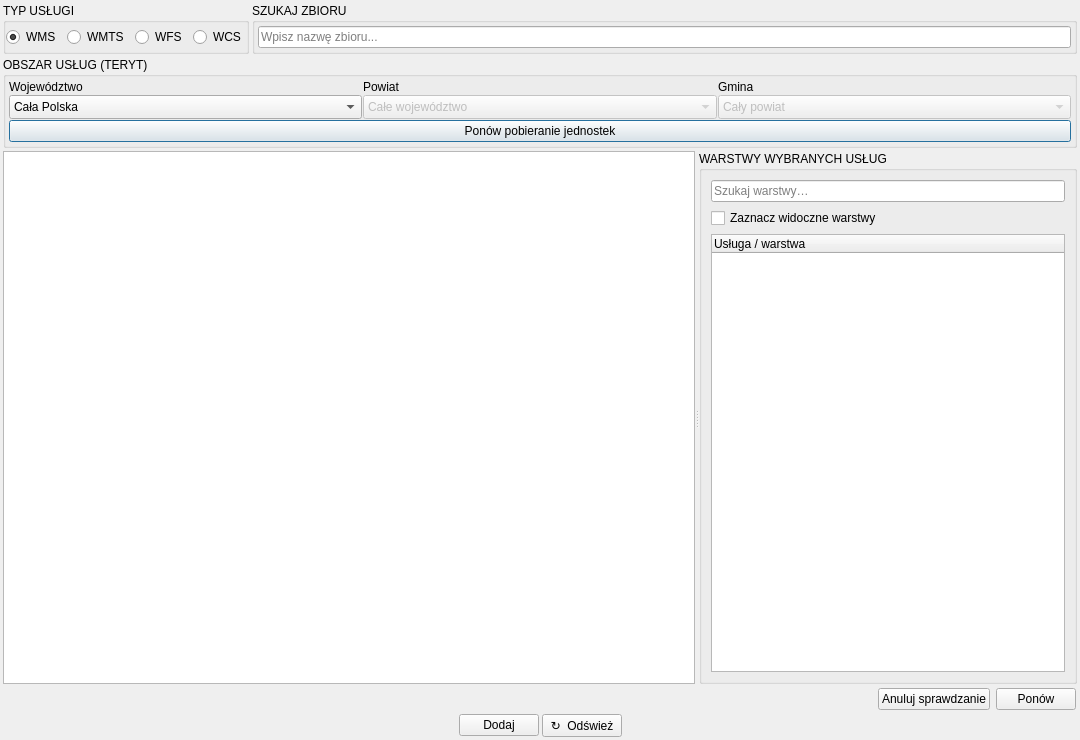
<?xml version="1.0" encoding="UTF-8"?>
<ui version="4.0">
 <class>PolskieDaneDialogBase</class>
 <widget class="QDialog" name="PolskieDaneDialogBase">
  <property name="geometry">
   <rect>
    <x>0</x>
    <y>0</y>
    <width>1080</width>
    <height>740</height>
   </rect>
  </property>
  <property name="maximumSize">
   <size>
    <width>16777215</width>
    <height>16777215</height>
   </size>
  </property>
  <property name="windowTitle">
   <string>Polskie dane  •  Katalog usług</string>
  </property>
  <layout class="QGridLayout" name="gridLayout_2" rowstretch="0,0,1,0,0">
   <property name="leftMargin">
    <number>3</number>
   </property>
   <property name="topMargin">
    <number>3</number>
   </property>
   <property name="rightMargin">
    <number>3</number>
   </property>
   <property name="bottomMargin">
    <number>3</number>
   </property>
   <property name="spacing">
    <number>3</number>
   </property>
   <item row="0" column="0">
    <layout class="QHBoxLayout" name="horizontalLayout">
     <item>
      <widget class="QGroupBox" name="services_groupbox">
       <property name="sizePolicy">
        <sizepolicy hsizetype="Preferred" vsizetype="Preferred">
         <horstretch>0</horstretch>
         <verstretch>0</verstretch>
        </sizepolicy>
       </property>
       <property name="layoutDirection">
        <enum>Qt::LeftToRight</enum>
       </property>
       <property name="autoFillBackground">
        <bool>false</bool>
       </property>
       <property name="title">
        <string>TYP USŁUGI</string>
       </property>
       <property name="alignment">
        <set>Qt::AlignLeading</set>
       </property>
       <layout class="QVBoxLayout" name="verticalLayout_5">
        <property name="leftMargin">
         <number>0</number>
        </property>
        <property name="topMargin">
         <number>0</number>
        </property>
        <property name="rightMargin">
         <number>0</number>
        </property>
        <property name="bottomMargin">
         <number>0</number>
        </property>
        <item>
         <layout class="QGridLayout" name="gridLayout_10">
          <item row="1" column="3">
           <widget class="QRadioButton" name="wcs_rdbtn">
            <property name="enabled">
             <bool>true</bool>
            </property>
            <property name="layoutDirection">
             <enum>Qt::LeftToRight</enum>
            </property>
            <property name="text">
             <string>WCS</string>
            </property>
           </widget>
          </item>
          <item row="1" column="1">
           <widget class="QRadioButton" name="wmts_rdbtn">
            <property name="text">
             <string>WMTS</string>
            </property>
           </widget>
          </item>
          <item row="1" column="0">
           <widget class="QRadioButton" name="wms_rdbtn">
            <property name="text">
             <string>WMS</string>
            </property>
            <property name="checked">
             <bool>true</bool>
            </property>
           </widget>
          </item>
          <item row="1" column="2">
           <widget class="QRadioButton" name="wfs_rdbtn">
            <property name="text">
             <string>WFS</string>
            </property>
           </widget>
          </item>
         </layout>
        </item>
       </layout>
      </widget>
     </item>
     <item>
      <widget class="QGroupBox" name="groupBox">
       <property name="title">
        <string>SZUKAJ ZBIORU</string>
       </property>
       <property name="alignment">
        <set>Qt::AlignLeading</set>
       </property>
       <layout class="QVBoxLayout" name="verticalLayout">
        <property name="leftMargin">
         <number>3</number>
        </property>
        <property name="topMargin">
         <number>3</number>
        </property>
        <property name="rightMargin">
         <number>3</number>
        </property>
        <property name="bottomMargin">
         <number>3</number>
        </property>
        <item>
         <widget class="QLineEdit" name="search_lineedit">
          <property name="placeholderText">
           <string>Wpisz nazwę zbioru...</string>
          </property>
          <property name="clearButtonEnabled">
           <bool>true</bool>
          </property>
         </widget>
        </item>
       </layout>
      </widget>
     </item>
    </layout>
   </item>
   <item row="1" column="0">
    <widget class="QGroupBox" name="territorial_groupbox">
     <property name="title">
      <string>OBSZAR USŁUG (TERYT)</string>
     </property>
     <layout class="QGridLayout" name="territorial_layout">
      <property name="leftMargin">
       <number>3</number>
      </property>
      <property name="topMargin">
       <number>3</number>
      </property>
      <property name="rightMargin">
       <number>3</number>
      </property>
      <property name="bottomMargin">
       <number>3</number>
      </property>
      <property name="spacing">
       <number>1</number>
      </property>
      <item row="0" column="0">
       <widget class="QLabel" name="province_label">
        <property name="text">
         <string>Województwo</string>
        </property>
        <property name="buddy">
         <cstring>province_combo</cstring>
        </property>
       </widget>
      </item>
      <item row="1" column="0">
       <widget class="QComboBox" name="province_combo">
        <property name="sizeAdjustPolicy">
         <enum>QComboBox::AdjustToMinimumContentsLengthWithIcon</enum>
        </property>
        <property name="minimumContentsLength">
         <number>18</number>
        </property>
        <item>
         <property name="text">
          <string>Cała Polska</string>
         </property>
        </item>
       </widget>
      </item>
      <item row="0" column="1">
       <widget class="QLabel" name="county_label">
        <property name="text">
         <string>Powiat</string>
        </property>
        <property name="buddy">
         <cstring>county_combo</cstring>
        </property>
       </widget>
      </item>
      <item row="1" column="1">
       <widget class="QComboBox" name="county_combo">
        <property name="enabled">
         <bool>false</bool>
        </property>
        <property name="sizeAdjustPolicy">
         <enum>QComboBox::AdjustToMinimumContentsLengthWithIcon</enum>
        </property>
        <property name="minimumContentsLength">
         <number>18</number>
        </property>
        <item>
         <property name="text">
          <string>Całe województwo</string>
         </property>
        </item>
       </widget>
      </item>
      <item row="0" column="2">
       <widget class="QLabel" name="commune_label">
        <property name="text">
         <string>Gmina</string>
        </property>
        <property name="buddy">
         <cstring>commune_combo</cstring>
        </property>
       </widget>
      </item>
      <item row="1" column="2">
       <widget class="QComboBox" name="commune_combo">
        <property name="enabled">
         <bool>false</bool>
        </property>
        <property name="sizeAdjustPolicy">
         <enum>QComboBox::AdjustToMinimumContentsLengthWithIcon</enum>
        </property>
        <property name="minimumContentsLength">
         <number>18</number>
        </property>
        <item>
         <property name="text">
          <string>Cały powiat</string>
         </property>
        </item>
       </widget>
      </item>
      <item row="2" column="0" colspan="3">
       <widget class="QPushButton" name="territorial_retry_btn">
        <property name="text">
         <string>Ponów pobieranie jednostek</string>
        </property>
       </widget>
      </item>
     </layout>
    </widget>
   </item>
   <item row="2" column="0">
    <widget class="QSplitter" name="services_splitter">
     <property name="orientation">
      <enum>Qt::Horizontal</enum>
     </property>
     <property name="childrenCollapsible">
      <bool>false</bool>
     </property>
     <widget class="QTableView" name="services_table">
      <property name="sizePolicy">
       <sizepolicy hsizetype="Expanding" vsizetype="Expanding">
        <horstretch>2</horstretch>
        <verstretch>0</verstretch>
       </sizepolicy>
      </property>
      <property name="alternatingRowColors">
       <bool>true</bool>
      </property>
      <property name="selectionBehavior">
       <enum>QAbstractItemView::SelectRows</enum>
      </property>
      <property name="showGrid">
       <bool>false</bool>
      </property>
      <property name="wordWrap">
       <bool>false</bool>
      </property>
     </widget>
     <widget class="QGroupBox" name="layer_groupbox">
      <property name="sizePolicy">
       <sizepolicy hsizetype="Expanding" vsizetype="Expanding">
        <horstretch>1</horstretch>
        <verstretch>0</verstretch>
       </sizepolicy>
      </property>
      <property name="title">
       <string>WARSTWY WYBRANYCH USŁUG</string>
      </property>
      <layout class="QVBoxLayout" name="layer_layout">
       <item>
        <widget class="QLineEdit" name="layer_search">
         <property name="placeholderText">
          <string>Szukaj warstwy…</string>
         </property>
         <property name="clearButtonEnabled">
          <bool>true</bool>
         </property>
        </widget>
       </item>
       <item>
        <widget class="QCheckBox" name="layer_select_all">
         <property name="text">
          <string>Zaznacz widoczne warstwy</string>
         </property>
        </widget>
       </item>
       <item>
        <widget class="QTreeWidget" name="layer_tree">
         <property name="alternatingRowColors">
          <bool>true</bool>
         </property>
         <property name="rootIsDecorated">
          <bool>true</bool>
         </property>
         <column>
          <property name="text">
           <string>Usługa / warstwa</string>
          </property>
         </column>
        </widget>
       </item>
      </layout>
     </widget>
    </widget>
   </item>
   <item row="4" column="0">
    <layout class="QGridLayout" name="gridLayout_3">
     <item row="0" column="1">
      <widget class="QPushButton" name="add_btn">
       <property name="toolTip">
        <string>Dodaj wybrane warstwy do projektu</string>
       </property>
       <property name="text">
        <string>Dodaj</string>
       </property>
      </widget>
     </item>
     <item row="0" column="3">
      <spacer name="horizontalSpacer_2">
       <property name="orientation">
        <enum>Qt::Horizontal</enum>
       </property>
       <property name="sizeHint" stdset="0">
        <size>
         <width>60</width>
         <height>20</height>
        </size>
       </property>
      </spacer>
     </item>
     <item row="0" column="0">
      <spacer name="horizontalSpacer">
       <property name="orientation">
        <enum>Qt::Horizontal</enum>
       </property>
       <property name="sizeHint" stdset="0">
        <size>
         <width>60</width>
         <height>20</height>
        </size>
       </property>
      </spacer>
     </item>
     <item row="0" column="2">
      <widget class="QPushButton" name="refresh_btn">
       <property name="toolTip">
        <string>Pobierz ponownie zbiory dla wybranego obszaru</string>
       </property>
       <property name="text">
        <string>↻  Odśwież</string>
       </property>
      </widget>
     </item>
    </layout>
   </item>
   <item row="3" column="0">
    <widget class="QFrame" name="layer_state">
     <layout class="QHBoxLayout" name="layer_state" stretch="1,0,0">
      <property name="leftMargin">
       <number>1</number>
      </property>
      <property name="topMargin">
       <number>1</number>
      </property>
      <property name="rightMargin">
       <number>1</number>
      </property>
      <property name="bottomMargin">
       <number>1</number>
      </property>
      <item>
       <widget class="QLabel" name="layer_status">
        <property name="text">
         <string/>
        </property>
        <property name="wordWrap">
         <bool>true</bool>
        </property>
       </widget>
      </item>
      <item>
       <widget class="QPushButton" name="layer_cancel_btn">
        <property name="text">
         <string>Anuluj sprawdzanie</string>
        </property>
       </widget>
      </item>
      <item>
       <widget class="QPushButton" name="layer_retry_btn">
        <property name="text">
         <string>Ponów</string>
        </property>
       </widget>
      </item>
     </layout>
    </widget>
   </item>
  </layout>
 </widget>
 <resources/>
 <connections/>
</ui>
